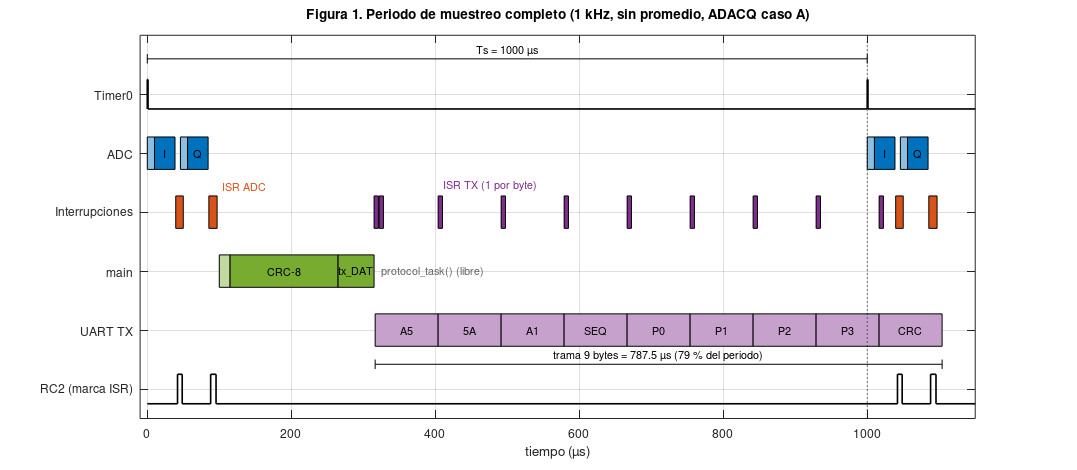
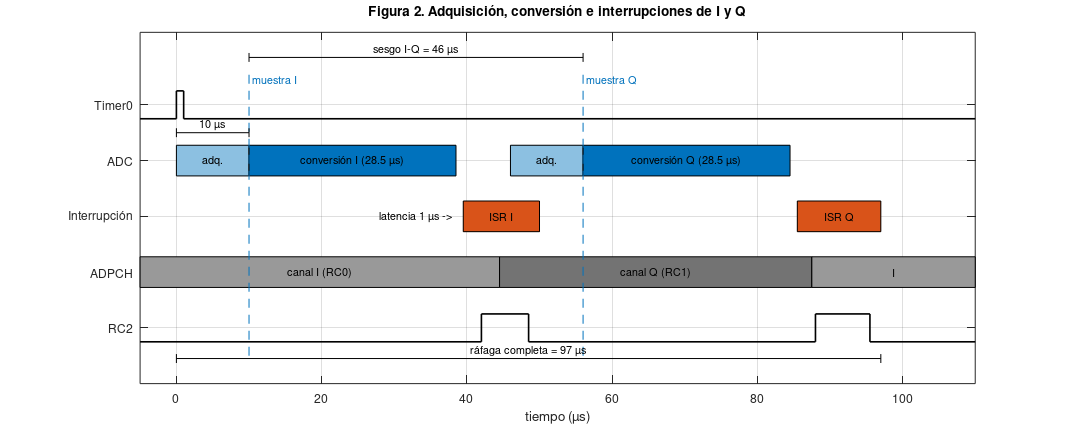
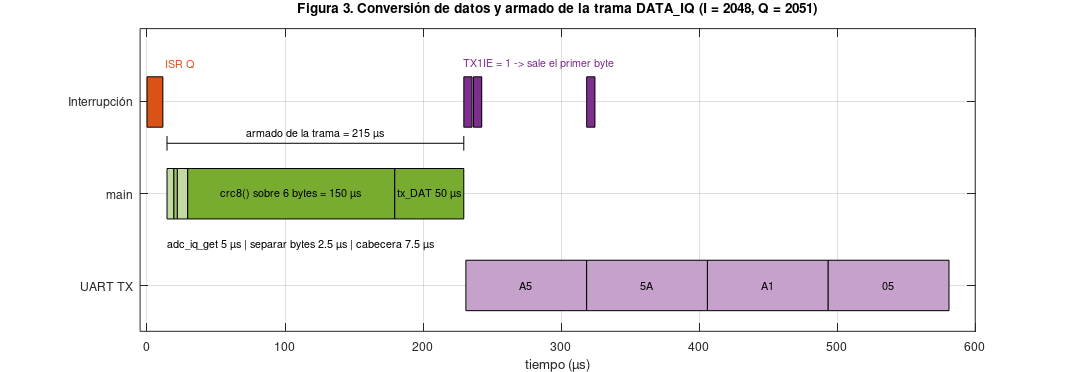
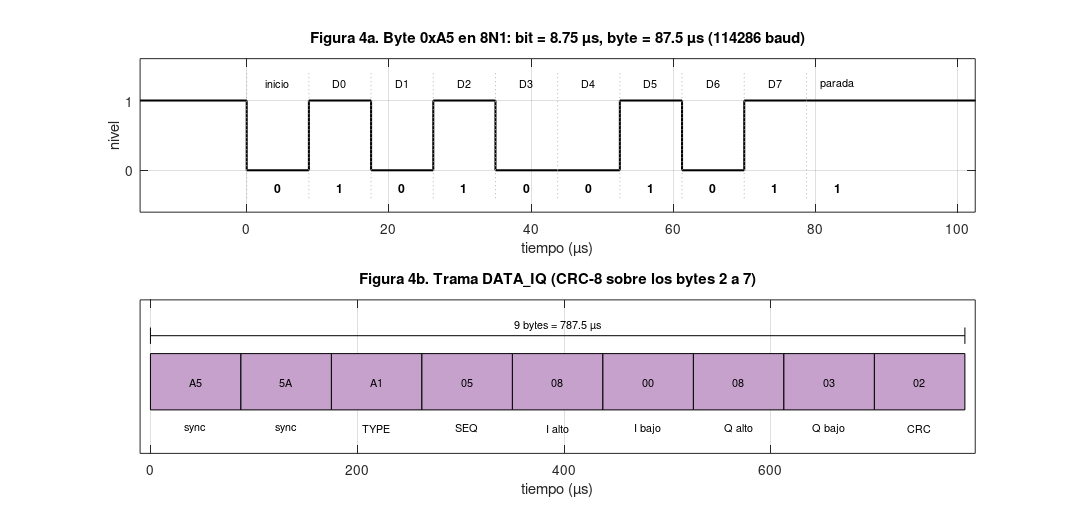

The MATLAB source for these figures, in order:
function generar_diagramas_tiempo()
% GENERAR_DIAGRAMAS_TIEMPO  Diagramas de tiempo del ADC y la UART - Micro 3
%
% Genera 5 figuras (PNG) en la carpeta "figuras" junto a este archivo:
%   fig1_periodo_1ms.png   periodo de muestreo completo (1 ms)
%   fig2_rafaga_IQ.png     adquisicion y conversion de I y Q
%   fig3_armado_trama.png  conversion de datos y armado de la trama
%   fig4_byte_trama.png    un byte 8N1 y la trama de 9 bytes en la linea
%   fig5_ascii_binario.png comparacion ASCII vs binario
%
% Los tiempos de CPU son ESTIMADOS (conteo de instrucciones). Cuando se
% midan con el osciloscopio, cambiar los valores de la seccion 2 y volver
% a correr el script.
%
% Requiere MATLAB R2020a o mas nuevo (archivo en UTF-8). Tambien corre en
% GNU Octave 6 o mas nuevo.

close all;
set(0, 'DefaultTextInterpreter', 'none');
set(0, 'DefaultAxesTickLabelInterpreter', 'none');
carpeta = fullfile(fileparts(mfilename('fullpath')), 'figuras');
if ~exist(carpeta, 'dir')
    mkdir(carpeta);
end

%% 1. Datos del microcontrolador (PIC16F18426)
Fosc = 16e6;               % oscilador interno [Hz]
Tcy  = 4/Fosc;             % ciclo de instruccion = 250 ns
TAD  = 32/Fosc;            % reloj del ADC: Fosc/32 = 2 us
Tconv = 14*TAD + 2*Tcy;    % conversion de 12 bits (datasheet AD22) = 28,5 us

% Timer0: Fosc/4, prescaler 1:16, TMR0H = 249  ->  periodo de muestreo
Ts = (249+1) * 16 * Tcy;   % = 1 ms

% UART: BRGH = 1, BRG16 = 1, SP1BRG = 34
SPBRG  = 34;
baud   = Fosc/(4*(SPBRG+1));   % = 114 286 baud (nominal 115200)
Tbit   = 1/baud;               % = 8,75 us
Tbyte  = 10*Tbit;              % 8N1 = 10 bits = 87,5 us

%% 2. Tiempos (en microsegundos)
us = 1e6;
t_acq   = 10;            % adquisicion, caso A (ADACQ = 160, unidad 62,5 ns). Medir: prueba 4.16
t_conv  = Tconv*us;      % 28,5
t_lat   = 1;             % latencia de interrupcion 3-4 Tcy (datasheet)
t_go_q  = 6.5;           % desde que entra la ISR de I hasta ADGO = 1  [ESTIMADO]
t_isr_i = 10.5;          % duracion ISR de I  [ESTIMADO]
t_isr_q = 11.5;          % duracion ISR de Q  [ESTIMADO]
t_poll  = 3;             % main se da cuenta de que hay par nuevo  [ESTIMADO]
t_get   = 5;             % adc_iq_get()  [ESTIMADO]
t_split = 2.5;           % separar I y Q en bytes  [ESTIMADO]
t_head  = 7.5;           % cabecera A5 5A, TYPE, SEQ, payload  [ESTIMADO]
t_crc   = 150;           % CRC-8 bit a bit sobre 6 bytes  [ESTIMADO]
t_txdat = 50;            % tx_DAT: copiar 9 bytes al buffer  [ESTIMADO]
t_txisr = 6;             % ISR de TX, una por byte  [ESTIMADO]
t_bit   = Tbit*us;
t_byte  = Tbyte*us;
t_Ts    = Ts*us;

% instantes de la rafaga (desde el disparo del Timer0)
I_muestra = t_acq;
I_adif    = I_muestra + t_conv;
isrI_ini  = I_adif + t_lat;
isrI_fin  = isrI_ini + t_isr_i;
Q_go      = isrI_ini + t_go_q;
Q_muestra = Q_go + t_acq;
Q_adif    = Q_muestra + t_conv;
isrQ_ini  = Q_adif + t_lat;
isrQ_fin  = isrQ_ini + t_isr_q;
% main
m_ini  = isrQ_fin + t_poll;
m_get  = m_ini + t_get;
m_spl  = m_get + t_split;
m_head = m_spl + t_head;
m_crc  = m_head + t_crc;
m_dat  = m_crc + t_txdat;
tx_ini = m_dat + 1.5;
t_trama = 9*t_byte;

fprintf('\n--- Tiempos usados en las figuras ---\n');
fprintf('Periodo de muestreo         %8.1f us\n', t_Ts);
fprintf('Conversion por canal        %8.1f us\n', t_conv);
fprintf('Rafaga I+Q completa         %8.1f us\n', isrQ_fin);
fprintf('Sesgo muestra I -> Q        %8.1f us\n', Q_muestra - I_muestra);
fprintf('Armado de trama (main)      %8.1f us\n', m_dat - m_ini);
fprintf('Baud real                   %8.0f baud (error %.2f %%)\n', baud, (baud/115200-1)*100);
fprintf('Byte 8N1                    %8.2f us\n', t_byte);
fprintf('Trama 9 bytes               %8.1f us (%.1f %% del periodo)\n', t_trama, 100*t_trama/t_Ts);
fprintf('Linea ASCII 15 bytes        %8.1f us\n\n', 15*t_byte);

% colores (los de MATLAB por defecto)
azul    = [0 0.4470 0.7410];
naranja = [0.8500 0.3250 0.0980];
verde   = [0.4660 0.6740 0.1880];
morado  = [0.4940 0.1840 0.5560];
gris    = [0.6 0.6 0.6];
claro   = @(c) c + (1-c)*0.55;

%% Figura 1: un periodo completo
f = nueva_figura([100 100 1100 480]);
ax = gca; hold on;
filas = {'RC2 (marca ISR)', 'UART TX', 'main', 'Interrupciones', 'ADC', 'Timer0'};
% Timer0: pulso en cada coincidencia
senal_digital([0 0; 0 1; 1 0; 1000 1; 1001 0], 6, 1150);
% ADC
bloque(0, I_muestra, 5, claro(azul), '');
bloque(I_muestra, I_adif, 5, azul, 'I');
bloque(Q_go, Q_muestra, 5, claro(azul), '');
bloque(Q_muestra, Q_adif, 5, azul, 'Q');
bloque(1000, 1000+I_muestra, 5, claro(azul), '');
bloque(1000+I_muestra, 1000+I_adif, 5, azul, 'I');
bloque(1000+Q_go, 1000+Q_muestra, 5, claro(azul), '');
bloque(1000+Q_muestra, 1000+Q_adif, 5, azul, 'Q');
% interrupciones
bloque(isrI_ini, isrI_fin, 4, naranja, '');
bloque(isrQ_ini, isrQ_fin, 4, naranja, '');
bloque(1000+isrI_ini, 1000+isrI_fin, 4, naranja, '');
bloque(1000+isrQ_ini, 1000+isrQ_fin, 4, naranja, '');
t_isr_tx = [m_dat, m_dat+7, tx_ini + (1:8)*t_byte];
for k = 1:numel(t_isr_tx)
    bloque(t_isr_tx(k), t_isr_tx(k)+t_txisr, 4, morado, '');
end
text(isrQ_fin+8, 4.45, 'ISR ADC', 'Color', naranja, 'FontSize', 8);
text(t_isr_tx(3)+8, 4.45, 'ISR TX (1 por byte)', 'Color', morado, 'FontSize', 8);
% main
bloque(m_ini, m_head, 3, claro(verde), '');
bloque(m_head, m_crc, 3, verde, 'CRC-8');
bloque(m_crc, m_dat, 3, verde, 'tx_DAT');
text(m_dat+10, 3, 'protocol_task() (libre)', 'FontSize', 8, 'Color', [0.4 0.4 0.4]);
% UART
nombres = {'A5','5A','A1','SEQ','P0','P1','P2','P3','CRC'};
for k = 1:9
    bloque(tx_ini+(k-1)*t_byte, tx_ini+k*t_byte, 2, claro(morado), nombres{k});
end
cota(tx_ini, tx_ini+t_trama, 1.42, sprintf('trama 9 bytes = %.1f µs (%.0f %% del periodo)', t_trama, 100*t_trama/t_Ts));
% RC2
senal_digital([0 0; isrI_ini+2.5 1; isrI_fin-1.5 0; isrQ_ini+2.5 1; isrQ_fin-1.5 0; ...
               1000+isrI_ini+2.5 1; 1000+isrI_fin-1.5 0; 1000+isrQ_ini+2.5 1; 1000+isrQ_fin-1.5 0], 1, 1150);
cota(0, 1000, 6.6, sprintf('Ts = %.0f µs', t_Ts));
plot([1000 1000], [0.5 6.9], 'k:');
terminar(ax, filas, [-10 1150], [0.5 7], ...
    'Figura 1. Periodo de muestreo completo (1 kHz, sin promedio, ADACQ caso A)');
guardar(f, carpeta, 'fig1_periodo_1ms');

%% Figura 2: rafaga de I y Q
f = nueva_figura([100 100 1100 440]);
ax = gca; hold on;
filas = {'RC2', 'ADPCH', 'Interrupción', 'ADC', 'Timer0'};
senal_digital([-5 0; 0 1; 1 0], 5, 110);
bloque(0, I_muestra, 4, claro(azul), 'adq.');
bloque(I_muestra, I_adif, 4, azul, sprintf('conversión I (%.1f µs)', t_conv));
bloque(Q_go, Q_muestra, 4, claro(azul), 'adq.');
bloque(Q_muestra, Q_adif, 4, azul, sprintf('conversión Q (%.1f µs)', t_conv));
bloque(isrI_ini, isrI_fin, 3, naranja, 'ISR I');
bloque(isrQ_ini, isrQ_fin, 3, naranja, 'ISR Q');
bloque(-5, Q_go-1.5, 2, gris, 'canal I (RC0)');
bloque(Q_go-1.5, isrQ_ini+2, 2, [0.45 0.45 0.45], 'canal Q (RC1)');
bloque(isrQ_ini+2, 110, 2, gris, 'I');
senal_digital([-5 0; isrI_ini+2.5 1; isrI_fin-1.5 0; isrQ_ini+2.5 1; isrQ_fin-1.5 0], 1, 110);
plot([I_muestra I_muestra], [0.5 5.6], '--', 'Color', azul);
plot([Q_muestra Q_muestra], [0.5 5.6], '--', 'Color', azul);
text(I_muestra+0.5, 5.45, 'muestra I', 'Color', azul, 'FontSize', 8);
text(Q_muestra+0.5, 5.45, 'muestra Q', 'Color', azul, 'FontSize', 8);
cota(0, I_muestra, 4.5, sprintf('%.0f µs', t_acq));
cota(I_muestra, Q_muestra, 5.85, sprintf('sesgo I-Q = %.0f µs', Q_muestra - I_muestra));
cota(0, isrQ_fin, 0.45, sprintf('ráfaga completa = %.0f µs', isrQ_fin));
text(I_adif-0.5, 3, sprintf('latencia %.2g µs \->', t_lat), 'HorizontalAlignment', 'right', 'FontSize', 8);
terminar(ax, filas, [-5 110], [0 6.3], 'Figura 2. Adquisición, conversión e interrupciones de I y Q');
guardar(f, carpeta, 'fig2_rafaga_IQ');

%% Figura 3: armado de la trama
f = nueva_figura([100 100 1100 380]);
ax = gca; hold on;
o = isrQ_ini;   % tiempo relativo al inicio de la ISR de Q
filas = {'UART TX', 'main', 'Interrupción'};
bloque(0, isrQ_fin-o, 3, naranja, '');
text(isrQ_fin-o+2, 3.42, 'ISR Q', 'Color', naranja, 'FontSize', 8);
bloque(m_ini-o, m_get-o, 2, claro(verde), '');
bloque(m_get-o, m_spl-o, 2, 0.5*(verde+claro(verde)), '');
bloque(m_spl-o, m_head-o, 2, claro(verde), '');
bloque(m_head-o, m_crc-o, 2, verde, sprintf('crc8() sobre 6 bytes = %.0f µs', t_crc));
bloque(m_crc-o, m_dat-o, 2, verde, sprintf('tx_DAT %.0f µs', t_txdat));
text(m_ini-o, 1.45, sprintf('adc_iq_get %.0f µs | separar bytes %.1f µs | cabecera %.1f µs', ...
     t_get, t_split, t_head), 'FontSize', 8);
for tt = [m_dat, m_dat+7, tx_ini+t_byte]
    bloque(tt-o, tt-o+t_txisr, 3, morado, '');
end
text(m_dat-o, 3.42, 'TX1IE = 1 -> sale el primer byte', 'Color', morado, 'FontSize', 8);
hex = {'A5', '5A', 'A1', '05'};
for k = 1:4
    bloque(tx_ini-o+(k-1)*t_byte, tx_ini-o+k*t_byte, 1, claro(morado), hex{k});
end
cota(m_ini-o, m_dat-o, 2.55, sprintf('armado de la trama = %.0f µs', m_dat - m_ini));
terminar(ax, filas, [-5 600], [0.5 3.8], 'Figura 3. Conversión de datos y armado de la trama DATA_IQ (I = 2048, Q = 2051)');
guardar(f, carpeta, 'fig3_armado_trama');

%% Figura 4: un byte y la trama
f = nueva_figura([100 100 1100 520]);
subplot(2,1,1); hold on;
bits = [0 1 0 1 0 0 1 0 1 1];   % inicio, 0xA5 con el LSB primero, parada
t = [-15, (0:9)*t_bit, 10*t_bit+15];
v = [1, bits, 1];
stairs(t, v, 'k', 'LineWidth', 1.5);
nom = {'inicio','D0','D1','D2','D3','D4','D5','D6','D7','parada'};
for k = 1:10
    text((k-0.5)*t_bit, 1.25, nom{k}, 'HorizontalAlignment', 'center', 'FontSize', 8);
    text((k-0.5)*t_bit, -0.25, num2str(bits(k)), 'HorizontalAlignment', 'center', 'FontSize', 9, 'FontWeight', 'bold');
    plot([(k-1) (k-1)]*t_bit, [-0.4 1.4], ':', 'Color', [0.7 0.7 0.7]);
end
ylim([-0.6 1.6]); xlim([-15 10*t_bit+15]);
set(gca, 'YTick', [0 1]);
grid on; box on;
xlabel('tiempo (µs)'); ylabel('nivel');
title(sprintf('Figura 4a. Byte 0xA5 en 8N1: bit = %.2f µs, byte = %.1f µs (%.0f baud)', t_bit, t_byte, baud));
subplot(2,1,2); hold on;
hex = {'A5','5A','A1','05','08','00','08','03','02'};
cam = {'sync','sync','TYPE','SEQ','I alto','I bajo','Q alto','Q bajo','CRC'};
for k = 1:9
    bloque((k-1)*t_byte, k*t_byte, 1, claro(morado), hex{k});
    text((k-0.5)*t_byte, 0.55, cam{k}, 'HorizontalAlignment', 'center', 'FontSize', 8);
end
cota(0, 9*t_byte, 1.45, sprintf('9 bytes = %.1f µs', 9*t_byte));
xlim([-10 9*t_byte+10]); ylim([0.3 1.8]);
set(gca, 'YTick', []);
grid on; box on;
xlabel('tiempo (µs)');
title('Figura 4b. Trama DATA_IQ (CRC-8 sobre los bytes 2 a 7)');
guardar(f, carpeta, 'fig4_byte_trama');

%% Figura 5: ASCII contra binario
t_dec = 95; t_arm = 10; t_len = 30; t_dat15 = 75;    % [ESTIMADO]
f = nueva_figura([100 100 1100 400]);
ax = gca; hold on;
filas = {'UART binario', 'main ASCII', 'UART ASCII', 'Timer0'};
senal_digital([0 0 ;0 1; 1 0; 1000 1; 1001 0; 2000 1; 2001 0], 4, 2250);
a = m_ini;
bloque(a, a+t_dec, 2, claro(verde), 'I');
bloque(a+t_dec, a+2*t_dec, 2, claro(verde), 'Q');
bloque(a+2*t_dec, a+2*t_dec+t_arm+t_len+t_dat15, 2, verde, 'tx');
a1 = a+2*t_dec+t_arm+t_len+t_dat15;
txt = {'I',':','2','0','4','8',',','Q',':','2','0','5','1','CR','LF'};
for k = 1:15
    bloque(a1+(k-1)*t_byte, a1+k*t_byte, 3, claro(morado), txt{k});
end
text(a1+15*t_byte+15, 3, sprintf('15 bytes = %.0f µs > Ts', 15*t_byte), 'FontSize', 8);
for p = [0 1000]
    for k = 1:9
        bloque(p+tx_ini+(k-1)*t_byte, p+tx_ini+k*t_byte, 1, claro(morado), '');
    end
end
text(tx_ini+4.5*t_byte, 1, sprintf('trama binaria %.0f µs', t_trama), 'HorizontalAlignment', 'center', 'FontSize', 8);
for p = [1000 2000]
    plot([p p], [0.5 4.5], 'k:');
end
text(a, 2.45, sprintf('a_decimal(I) + a_decimal(Q) + armar línea = %.0f µs', a1-a), 'FontSize', 8, 'Color', verde);
terminar(ax, filas, [-10 2250], [0.4 4.6], 'Figura 5. Línea ASCII (Serial Plotter) contra trama binaria');
guardar(f, carpeta, 'fig5_ascii_binario');

fprintf('Figuras guardadas en: %s\n', carpeta);
end

% ------------------------------------------------------------------------
function f = nueva_figura(pos)
f = figure('Color', 'w', 'Position', pos);
end

function bloque(x0, x1, y, color, texto)
% Rectangulo de x0 a x1 centrado en la fila y, con texto opcional.
h = 0.55;
rectangle('Position', [x0, y-h/2, x1-x0, h], 'FaceColor', color, 'EdgeColor', 'k', 'LineWidth', 0.5);
if ~isempty(texto)
    text((x0+x1)/2, y, texto, 'HorizontalAlignment', 'center', 'FontSize', 8, 'Clipping', 'on');
end
end

function senal_digital(puntos, y, tfin)
% Dibuja una senal digital en la fila y. puntos = [t nivel] (nivel 0 o 1).
t = [puntos(:,1); tfin];
v = [puntos(:,2); puntos(end,2)];
stairs(t, y - 0.25 + 0.5*v, 'k', 'LineWidth', 1.2);
end

function cota(x0, x1, y, texto)
% Linea de cota con marcas en los extremos y el texto encima.
plot([x0 x1], [y y], 'k-', 'LineWidth', 0.6);
plot([x0 x0], [y-0.08 y+0.08], 'k-', 'LineWidth', 0.6);
plot([x1 x1], [y-0.08 y+0.08], 'k-', 'LineWidth', 0.6);
text((x0+x1)/2, y+0.04, texto, 'HorizontalAlignment', 'center', 'VerticalAlignment', 'bottom', 'FontSize', 8);
end

function terminar(ax, filas, xl, yl, titulo)
set(ax, 'YTick', 1:numel(filas), 'YTickLabel', filas, 'FontSize', 9);
xlim(xl); ylim(yl);
grid on; box on;
xlabel('tiempo (µs)');
title(titulo, 'Interpreter', 'none');
end

function guardar(f, carpeta, nombre)
set(f, 'PaperPositionMode', 'auto');
print(f, fullfile(carpeta, [nombre '.png']), '-dpng', '-r200');
end
